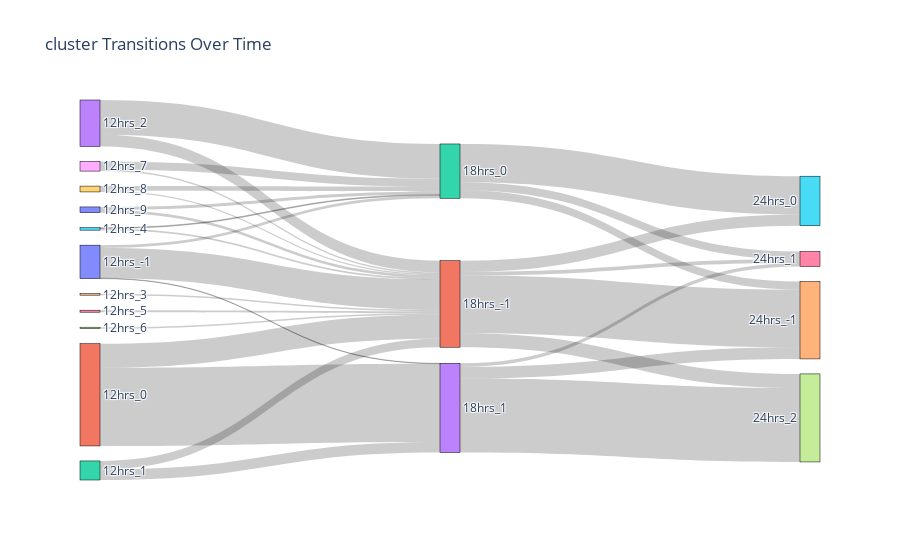

Notebook source saved alongside this figure:
### Code cell
pivot = cluster_df.pivot(index='gene_name', columns='timepoint', values='cluster')
pivot = pivot.dropna()  # remove genes missing at any timepoint

from collections import Counter

# Get timepoints in order
timepoints = pivot.columns.tolist()

# Build transitions between consecutive timepoints
transitions = []

for i in range(len(timepoints) - 1):
    src_tp = timepoints[i]
    tgt_tp = timepoints[i + 1]

    src = pivot[src_tp].astype(str)
    tgt = pivot[tgt_tp].astype(str)
    
    pairs = list(zip([f"{src_tp}_{s}" for s in src], [f"{tgt_tp}_{t}" for t in tgt]))
    transitions.extend(pairs)

transition_counts = Counter(transitions)

import plotly.graph_objects as go

# Build list of unique labels
labels = sorted(set([src for src, _ in transition_counts] + [tgt for _, tgt in transition_counts]))
label_idx = {label: i for i, label in enumerate(labels)}

# Source, target, and value lists
sources = [label_idx[src] for src, tgt in transition_counts]
targets = [label_idx[tgt] for src, tgt in transition_counts]
values = list(transition_counts.values())

# Create Sankey plot
fig = go.Figure(data=[go.Sankey(
    node=dict(
        pad=15,
        thickness=20,
        line=dict(color="black", width=0.5),
        label=labels
    ),
    link=dict(
        source=sources,
        target=targets,
        value=values
    ))])

fig.update_layout(title_text="cluster Transitions Over Time", font_size=12)
fig.show()

### Figure 1 — Plotly figure (JSON) as saved in the notebook; plotly's stock layout.template omitted (floating-point values rounded to 4 significant figures)
{"data": [{"link": {"source": [0, 5, 2, 3, 1, 3, 1, 2, 8, 10, 7, 6, 0, 10, 4, 8, 9, 9, 5, 0, 11, 12, 13, 11, 11, 13, 12, 11, 13, 12], "target": [11, 12, 13, 12, 11, 11, 13, 11, 11, 12, 11, 11, 12, 11, 11, 12, 12, 11, 11, 13, 16, 15, 17, 17, 14, 14, 14, 15, 16, 16], "value": [253, 7, 89, 292, 202, 98, 656, 71, 14, 26, 13, 17, 24, 22, 13, 67, 40, 9, 14, 4, 30, 322, 621, 118, 484, 98, 68, 94, 30, 66]}, "node": {"label": ["12hrs_-1", "12hrs_0", "12hrs_1", "12hrs_2", "12hrs_3", "12hrs_4", "12hrs_5", "12hrs_6", "12hrs_7", "12hrs_8", "12hrs_9", "18hrs_-1", "18hrs_0", "18hrs_1", "24hrs_-1", "24hrs_0", "24hrs_1", "24hrs_2"], "line": {"color": "black", "width": 0.5}, "pad": 15, "thickness": 20}, "type": "sankey"}], "layout": {"autosize": true, "font": {"size": 12}, "title": {"text": "cluster Transitions Over Time"}}}
